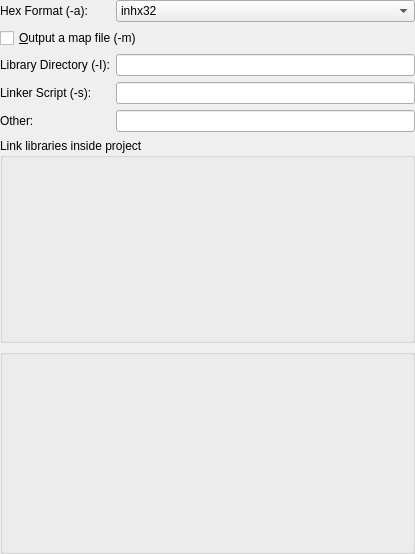
<?xml version="1.0" encoding="UTF-8"?>
<ui version="4.0">
 <class>LinkerOptionsWidget</class>
 <widget class="QWidget" name="LinkerOptionsWidget">
  <property name="geometry">
   <rect>
    <x>0</x>
    <y>0</y>
    <width>415</width>
    <height>554</height>
   </rect>
  </property>
  <property name="windowTitle">
   <string>Linker Options</string>
  </property>
  <layout class="QGridLayout">
   <property name="margin">
    <number>0</number>
   </property>
   <item row="1" column="1">
    <widget class="KComboBox" name="m_pHexFormat">
     <property name="toolTip">
      <string>GPASM supports inhx8m, inhx8s, inhx16, and inhx32 hex file formats. This option controls which hex file format is used.</string>
     </property>
     <item>
      <property name="text">
       <string>inhx32</string>
      </property>
     </item>
     <item>
      <property name="text">
       <string>inhx8m</string>
      </property>
     </item>
     <item>
      <property name="text">
       <string>inhx8s</string>
      </property>
     </item>
     <item>
      <property name="text">
       <string>inhx16</string>
      </property>
     </item>
    </widget>
   </item>
   <item row="3" column="0">
    <widget class="QLabel" name="textLabel3">
     <property name="text">
      <string>Library Directory (-I):</string>
     </property>
     <property name="wordWrap">
      <bool>false</bool>
     </property>
    </widget>
   </item>
   <item row="3" column="1">
    <widget class="KLineEdit" name="m_pLibraryDir"/>
   </item>
   <item row="1" column="0">
    <widget class="QLabel" name="textLabel1">
     <property name="text">
      <string>Hex Format (-a):</string>
     </property>
     <property name="wordWrap">
      <bool>false</bool>
     </property>
    </widget>
   </item>
   <item row="2" column="0" colspan="2">
    <widget class="QCheckBox" name="m_pOutputMap">
     <property name="text">
      <string>&amp;Output a map file (-m)</string>
     </property>
    </widget>
   </item>
   <item row="4" column="0">
    <widget class="QLabel" name="textLabel8">
     <property name="text">
      <string>Linker Script (-s):</string>
     </property>
     <property name="wordWrap">
      <bool>false</bool>
     </property>
    </widget>
   </item>
   <item row="4" column="1">
    <widget class="QLineEdit" name="m_pLinkerScript"/>
   </item>
   <item row="5" column="1">
    <widget class="KLineEdit" name="m_pOther"/>
   </item>
   <item row="5" column="0">
    <widget class="QLabel" name="textLabel4">
     <property name="text">
      <string>Other:</string>
     </property>
     <property name="wordWrap">
      <bool>false</bool>
     </property>
    </widget>
   </item>
   <item row="6" column="0" colspan="2">
    <widget class="Q3GroupBox" name="groupBox2">
     <property name="title">
      <string>Link libraries inside project</string>
     </property>
     <layout class="QVBoxLayout">
      <item>
       <widget class="K3ListView" name="m_pInternalLibraries">
        <property name="selectionMode">
         <enum>Q3ListView::NoSelection</enum>
        </property>
        <property name="resizeMode">
         <enum>Q3ListView::LastColumn</enum>
        </property>
       </widget>
      </item>
     </layout>
    </widget>
   </item>
   <item row="7" column="0" colspan="2">
    <widget class="KEditListBox" name="m_pExternalLibraries">
     <property name="title">
      <string/>
     </property>
    </widget>
   </item>
  </layout>
 </widget>
 <layoutdefault spacing="6" margin="11"/>
 <pixmapfunction>qPixmapFromMimeSource</pixmapfunction>
 <customwidgets>
  <customwidget>
   <class>Q3GroupBox</class>
   <extends>QGroupBox</extends>
   <header>Qt3Support/Q3GroupBox</header>
   <container>1</container>
  </customwidget>
  <customwidget>
   <class>Q3Frame</class>
   <extends>QFrame</extends>
   <header>Qt3Support/Q3Frame</header>
   <container>1</container>
  </customwidget>
  <customwidget>
   <class>Q3ListView</class>
   <extends>Q3Frame</extends>
   <header>q3listview.h</header>
  </customwidget>
  <customwidget>
   <class>K3ListView</class>
   <extends>Q3ListView</extends>
   <header>k3listview.h</header>
  </customwidget>
  <customwidget>
   <class>KEditListBox</class>
   <extends>QGroupBox</extends>
   <header>keditlistbox.h</header>
  </customwidget>
  <customwidget>
   <class>KComboBox</class>
   <extends>QComboBox</extends>
   <header>kcombobox.h</header>
  </customwidget>
  <customwidget>
   <class>KLineEdit</class>
   <extends>QLineEdit</extends>
   <header>klineedit.h</header>
  </customwidget>
 </customwidgets>
 <tabstops>
  <tabstop>m_pHexFormat</tabstop>
  <tabstop>m_pOutputMap</tabstop>
  <tabstop>m_pLibraryDir</tabstop>
  <tabstop>m_pLinkerScript</tabstop>
  <tabstop>m_pOther</tabstop>
 </tabstops>
 <resources/>
 <connections/>
</ui>
